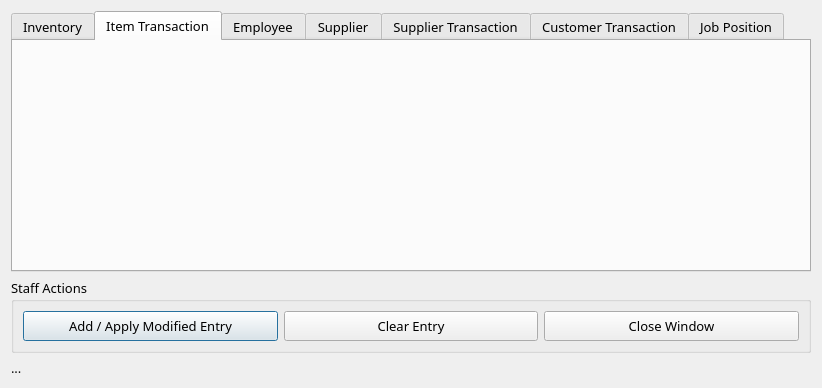
<?xml version="1.0" encoding="UTF-8"?>
<ui version="4.0">
 <class>Route88_DataManipulation_Window</class>
 <widget class="QDialog" name="Route88_DataManipulation_Window">
  <property name="windowModality">
   <enum>Qt::ApplicationModal</enum>
  </property>
  <property name="geometry">
   <rect>
    <x>0</x>
    <y>0</y>
    <width>820</width>
    <height>388</height>
   </rect>
  </property>
  <property name="sizePolicy">
   <sizepolicy hsizetype="Maximum" vsizetype="Maximum">
    <horstretch>0</horstretch>
    <verstretch>0</verstretch>
   </sizepolicy>
  </property>
  <property name="focusPolicy">
   <enum>Qt::NoFocus</enum>
  </property>
  <property name="windowTitle">
   <string>Route88 System | Data Manipulation |</string>
  </property>
  <property name="windowIcon">
   <iconset>
    <normaloff>IcoDisplay/r_88.ico</normaloff>IcoDisplay/r_88.ico</iconset>
  </property>
  <property name="modal">
   <bool>true</bool>
  </property>
  <layout class="QVBoxLayout" name="verticalLayout_5">
   <item>
    <layout class="QVBoxLayout" name="verticalLayout_3">
     <item>
      <widget class="QTabWidget" name="Tab_SelectionSelectives">
       <property name="enabled">
        <bool>true</bool>
       </property>
       <property name="sizePolicy">
        <sizepolicy hsizetype="Maximum" vsizetype="MinimumExpanding">
         <horstretch>0</horstretch>
         <verstretch>0</verstretch>
        </sizepolicy>
       </property>
       <property name="minimumSize">
        <size>
         <width>800</width>
         <height>0</height>
        </size>
       </property>
       <property name="maximumSize">
        <size>
         <width>800</width>
         <height>16777215</height>
        </size>
       </property>
       <property name="font">
        <font>
         <family>Roboto Mono</family>
         <pointsize>10</pointsize>
        </font>
       </property>
       <property name="currentIndex">
        <number>1</number>
       </property>
       <widget class="QWidget" name="InventoryEntryWindow">
        <attribute name="title">
         <string>Inventory</string>
        </attribute>
        <layout class="QVBoxLayout" name="verticalLayout">
         <item>
          <widget class="QGroupBox" name="groupBox">
           <property name="sizePolicy">
            <sizepolicy hsizetype="Preferred" vsizetype="Preferred">
             <horstretch>0</horstretch>
             <verstretch>0</verstretch>
            </sizepolicy>
           </property>
           <property name="font">
            <font>
             <family>Roboto Mono</family>
             <pointsize>10</pointsize>
            </font>
           </property>
           <property name="title">
            <string>Entries To Fill</string>
           </property>
           <property name="checkable">
            <bool>false</bool>
           </property>
           <widget class="QWidget" name="layoutWidget">
            <property name="geometry">
             <rect>
              <x>10</x>
              <y>28</y>
              <width>751</width>
              <height>31</height>
             </rect>
            </property>
            <layout class="QHBoxLayout" name="horizontalLayout_3">
             <property name="spacing">
              <number>15</number>
             </property>
             <item>
              <widget class="QLabel" name="label">
               <property name="sizePolicy">
                <sizepolicy hsizetype="Fixed" vsizetype="Preferred">
                 <horstretch>0</horstretch>
                 <verstretch>0</verstretch>
                </sizepolicy>
               </property>
               <property name="font">
                <font>
                 <family>Roboto Mono</family>
                 <pointsize>10</pointsize>
                </font>
               </property>
               <property name="text">
                <string>Item Code</string>
               </property>
              </widget>
             </item>
             <item>
              <widget class="QLineEdit" name="AddEntry_ItemCode">
               <property name="sizePolicy">
                <sizepolicy hsizetype="Preferred" vsizetype="Ignored">
                 <horstretch>0</horstretch>
                 <verstretch>0</verstretch>
                </sizepolicy>
               </property>
               <property name="font">
                <font>
                 <family>Roboto Mono</family>
                 <pointsize>10</pointsize>
                </font>
               </property>
               <property name="placeholderText">
                <string>Required Value To Fill...</string>
               </property>
               <property name="clearButtonEnabled">
                <bool>true</bool>
               </property>
              </widget>
             </item>
             <item>
              <widget class="QLabel" name="label_2">
               <property name="sizePolicy">
                <sizepolicy hsizetype="Fixed" vsizetype="Preferred">
                 <horstretch>0</horstretch>
                 <verstretch>0</verstretch>
                </sizepolicy>
               </property>
               <property name="font">
                <font>
                 <family>Roboto Mono</family>
                 <pointsize>10</pointsize>
                </font>
               </property>
               <property name="text">
                <string>Supplier Code</string>
               </property>
              </widget>
             </item>
             <item>
              <widget class="QLineEdit" name="AddEntry_SupplierCode">
               <property name="sizePolicy">
                <sizepolicy hsizetype="Preferred" vsizetype="Ignored">
                 <horstretch>0</horstretch>
                 <verstretch>0</verstretch>
                </sizepolicy>
               </property>
               <property name="font">
                <font>
                 <family>Roboto Mono</family>
                 <pointsize>10</pointsize>
                </font>
               </property>
               <property name="placeholderText">
                <string>Required Value To Fill...</string>
               </property>
               <property name="clearButtonEnabled">
                <bool>true</bool>
               </property>
              </widget>
             </item>
            </layout>
           </widget>
           <widget class="QWidget" name="layoutWidget">
            <property name="geometry">
             <rect>
              <x>10</x>
              <y>80</y>
              <width>751</width>
              <height>31</height>
             </rect>
            </property>
            <layout class="QHBoxLayout" name="horizontalLayout_4">
             <property name="spacing">
              <number>15</number>
             </property>
             <property name="sizeConstraint">
              <enum>QLayout::SetMaximumSize</enum>
             </property>
             <item>
              <widget class="QLabel" name="label_3">
               <property name="sizePolicy">
                <sizepolicy hsizetype="Fixed" vsizetype="Preferred">
                 <horstretch>0</horstretch>
                 <verstretch>0</verstretch>
                </sizepolicy>
               </property>
               <property name="font">
                <font>
                 <family>Roboto Mono</family>
                 <pointsize>10</pointsize>
                </font>
               </property>
               <property name="text">
                <string>Item Name</string>
               </property>
              </widget>
             </item>
             <item>
              <widget class="QLineEdit" name="AddEntry_ItemName">
               <property name="sizePolicy">
                <sizepolicy hsizetype="Preferred" vsizetype="Ignored">
                 <horstretch>0</horstretch>
                 <verstretch>0</verstretch>
                </sizepolicy>
               </property>
               <property name="font">
                <font>
                 <family>Roboto Mono</family>
                 <pointsize>10</pointsize>
                </font>
               </property>
               <property name="placeholderText">
                <string>Required Value To Fill...</string>
               </property>
               <property name="clearButtonEnabled">
                <bool>true</bool>
               </property>
              </widget>
             </item>
             <item>
              <widget class="QLabel" name="label_6">
               <property name="sizePolicy">
                <sizepolicy hsizetype="Fixed" vsizetype="Preferred">
                 <horstretch>0</horstretch>
                 <verstretch>0</verstretch>
                </sizepolicy>
               </property>
               <property name="font">
                <font>
                 <family>Roboto Mono</family>
                 <pointsize>10</pointsize>
                </font>
               </property>
               <property name="text">
                <string>Type</string>
               </property>
              </widget>
             </item>
             <item>
              <widget class="QLineEdit" name="AddEntry_ItemType">
               <property name="sizePolicy">
                <sizepolicy hsizetype="Preferred" vsizetype="Ignored">
                 <horstretch>0</horstretch>
                 <verstretch>0</verstretch>
                </sizepolicy>
               </property>
               <property name="font">
                <font>
                 <family>Roboto Mono</family>
                 <pointsize>10</pointsize>
                </font>
               </property>
               <property name="placeholderText">
                <string>Required Value To Fill...</string>
               </property>
               <property name="clearButtonEnabled">
                <bool>true</bool>
               </property>
              </widget>
             </item>
            </layout>
           </widget>
           <widget class="QWidget" name="layoutWidget">
            <property name="geometry">
             <rect>
              <x>10</x>
              <y>130</y>
              <width>751</width>
              <height>31</height>
             </rect>
            </property>
            <layout class="QHBoxLayout" name="horizontalLayout_5">
             <item>
              <widget class="QLabel" name="label_4">
               <property name="sizePolicy">
                <sizepolicy hsizetype="Fixed" vsizetype="Preferred">
                 <horstretch>0</horstretch>
                 <verstretch>0</verstretch>
                </sizepolicy>
               </property>
               <property name="font">
                <font>
                 <family>Roboto Mono</family>
                 <pointsize>10</pointsize>
                </font>
               </property>
               <property name="text">
                <string>Quantity</string>
               </property>
              </widget>
             </item>
             <item>
              <widget class="QSpinBox" name="AddEntry_Quantity">
               <property name="sizePolicy">
                <sizepolicy hsizetype="Preferred" vsizetype="Ignored">
                 <horstretch>0</horstretch>
                 <verstretch>0</verstretch>
                </sizepolicy>
               </property>
               <property name="font">
                <font>
                 <family>Roboto Mono</family>
                 <pointsize>10</pointsize>
                </font>
               </property>
               <property name="wrapping">
                <bool>true</bool>
               </property>
               <property name="buttonSymbols">
                <enum>QAbstractSpinBox::PlusMinus</enum>
               </property>
               <property name="showGroupSeparator" stdset="0">
                <bool>false</bool>
               </property>
              </widget>
             </item>
             <item>
              <widget class="QLabel" name="label_5">
               <property name="sizePolicy">
                <sizepolicy hsizetype="Fixed" vsizetype="Preferred">
                 <horstretch>0</horstretch>
                 <verstretch>0</verstretch>
                </sizepolicy>
               </property>
               <property name="font">
                <font>
                 <family>Roboto Mono</family>
                 <pointsize>10</pointsize>
                </font>
               </property>
               <property name="text">
                <string>Cost</string>
               </property>
              </widget>
             </item>
             <item>
              <widget class="QDoubleSpinBox" name="AddEntry_Cost">
               <property name="sizePolicy">
                <sizepolicy hsizetype="Preferred" vsizetype="Ignored">
                 <horstretch>0</horstretch>
                 <verstretch>0</verstretch>
                </sizepolicy>
               </property>
               <property name="font">
                <font>
                 <family>Roboto Mono</family>
                 <pointsize>10</pointsize>
                </font>
               </property>
               <property name="prefix">
                <string>₱ </string>
               </property>
              </widget>
             </item>
             <item>
              <widget class="QLabel" name="label_7">
               <property name="sizePolicy">
                <sizepolicy hsizetype="Fixed" vsizetype="Preferred">
                 <horstretch>0</horstretch>
                 <verstretch>0</verstretch>
                </sizepolicy>
               </property>
               <property name="font">
                <font>
                 <family>Roboto Mono</family>
                 <pointsize>10</pointsize>
                </font>
               </property>
               <property name="text">
                <string>Expiry Date</string>
               </property>
              </widget>
             </item>
             <item>
              <widget class="QDateTimeEdit" name="AddEntry_DateExpiry">
               <property name="sizePolicy">
                <sizepolicy hsizetype="Preferred" vsizetype="Ignored">
                 <horstretch>0</horstretch>
                 <verstretch>0</verstretch>
                </sizepolicy>
               </property>
               <property name="font">
                <font>
                 <family>Roboto Mono</family>
                 <pointsize>10</pointsize>
                </font>
               </property>
               <property name="calendarPopup">
                <bool>true</bool>
               </property>
              </widget>
             </item>
            </layout>
           </widget>
          </widget>
         </item>
        </layout>
       </widget>
       <widget class="QWidget" name="TransactionEntries">
        <attribute name="title">
         <string>Item Transaction</string>
        </attribute>
       </widget>
       <widget class="QWidget" name="EmployeeEntryWindow">
        <attribute name="title">
         <string>Employee</string>
        </attribute>
        <layout class="QVBoxLayout" name="verticalLayout_4">
         <item>
          <widget class="QGroupBox" name="groupBox_4">
           <property name="sizePolicy">
            <sizepolicy hsizetype="Preferred" vsizetype="Preferred">
             <horstretch>0</horstretch>
             <verstretch>0</verstretch>
            </sizepolicy>
           </property>
           <property name="title">
            <string>Entries To Fill</string>
           </property>
           <layout class="QVBoxLayout" name="verticalLayout_2">
            <item>
             <layout class="QHBoxLayout" name="horizontalLayout_6">
              <property name="spacing">
               <number>15</number>
              </property>
              <item>
               <widget class="QLabel" name="label_8">
                <property name="sizePolicy">
                 <sizepolicy hsizetype="Fixed" vsizetype="Preferred">
                  <horstretch>0</horstretch>
                  <verstretch>0</verstretch>
                 </sizepolicy>
                </property>
                <property name="font">
                 <font>
                  <family>Roboto Mono</family>
                  <pointsize>10</pointsize>
                 </font>
                </property>
                <property name="text">
                 <string>First Name</string>
                </property>
               </widget>
              </item>
              <item>
               <widget class="QLineEdit" name="AddEntry_ItemCode_2">
                <property name="sizePolicy">
                 <sizepolicy hsizetype="Minimum" vsizetype="Ignored">
                  <horstretch>0</horstretch>
                  <verstretch>0</verstretch>
                 </sizepolicy>
                </property>
                <property name="font">
                 <font>
                  <family>Roboto Mono</family>
                  <pointsize>10</pointsize>
                 </font>
                </property>
                <property name="placeholderText">
                 <string>Required To Fill...</string>
                </property>
                <property name="clearButtonEnabled">
                 <bool>true</bool>
                </property>
               </widget>
              </item>
              <item>
               <widget class="QLabel" name="label_9">
                <property name="sizePolicy">
                 <sizepolicy hsizetype="Fixed" vsizetype="Preferred">
                  <horstretch>0</horstretch>
                  <verstretch>0</verstretch>
                 </sizepolicy>
                </property>
                <property name="font">
                 <font>
                  <family>Roboto Mono</family>
                  <pointsize>10</pointsize>
                 </font>
                </property>
                <property name="text">
                 <string>Last Name</string>
                </property>
               </widget>
              </item>
              <item>
               <widget class="QLineEdit" name="AddEntry_SupplierCode_2">
                <property name="sizePolicy">
                 <sizepolicy hsizetype="Minimum" vsizetype="Ignored">
                  <horstretch>0</horstretch>
                  <verstretch>0</verstretch>
                 </sizepolicy>
                </property>
                <property name="font">
                 <font>
                  <family>Roboto Mono</family>
                  <pointsize>10</pointsize>
                 </font>
                </property>
                <property name="placeholderText">
                 <string>Required To Fill...</string>
                </property>
                <property name="clearButtonEnabled">
                 <bool>true</bool>
                </property>
               </widget>
              </item>
             </layout>
            </item>
            <item>
             <layout class="QHBoxLayout" name="horizontalLayout_7">
              <property name="spacing">
               <number>15</number>
              </property>
              <item>
               <widget class="QLabel" name="label_10">
                <property name="sizePolicy">
                 <sizepolicy hsizetype="Fixed" vsizetype="Preferred">
                  <horstretch>0</horstretch>
                  <verstretch>0</verstretch>
                 </sizepolicy>
                </property>
                <property name="font">
                 <font>
                  <family>Roboto Mono</family>
                  <pointsize>10</pointsize>
                 </font>
                </property>
                <property name="text">
                 <string>Position Code</string>
                </property>
               </widget>
              </item>
              <item>
               <widget class="QLineEdit" name="AddEntry_ItemCode_3">
                <property name="sizePolicy">
                 <sizepolicy hsizetype="Minimum" vsizetype="Ignored">
                  <horstretch>0</horstretch>
                  <verstretch>0</verstretch>
                 </sizepolicy>
                </property>
                <property name="font">
                 <font>
                  <family>Roboto Mono</family>
                  <pointsize>10</pointsize>
                 </font>
                </property>
                <property name="placeholderText">
                 <string>Requires Existing Position...</string>
                </property>
                <property name="clearButtonEnabled">
                 <bool>true</bool>
                </property>
               </widget>
              </item>
              <item>
               <widget class="QLabel" name="label_11">
                <property name="sizePolicy">
                 <sizepolicy hsizetype="Fixed" vsizetype="Preferred">
                  <horstretch>0</horstretch>
                  <verstretch>0</verstretch>
                 </sizepolicy>
                </property>
                <property name="font">
                 <font>
                  <family>Roboto Mono</family>
                  <pointsize>10</pointsize>
                 </font>
                </property>
                <property name="text">
                 <string>Date of Birth</string>
                </property>
               </widget>
              </item>
              <item>
               <widget class="QDateEdit" name="dateEdit">
                <property name="sizePolicy">
                 <sizepolicy hsizetype="Maximum" vsizetype="Ignored">
                  <horstretch>0</horstretch>
                  <verstretch>0</verstretch>
                 </sizepolicy>
                </property>
                <property name="calendarPopup">
                 <bool>true</bool>
                </property>
               </widget>
              </item>
             </layout>
            </item>
            <item>
             <layout class="QHBoxLayout" name="horizontalLayout_8">
              <property name="spacing">
               <number>15</number>
              </property>
              <item>
               <widget class="QLabel" name="label_12">
                <property name="sizePolicy">
                 <sizepolicy hsizetype="Fixed" vsizetype="Preferred">
                  <horstretch>0</horstretch>
                  <verstretch>0</verstretch>
                 </sizepolicy>
                </property>
                <property name="font">
                 <font>
                  <family>Roboto Mono</family>
                  <pointsize>10</pointsize>
                 </font>
                </property>
                <property name="text">
                 <string>Address</string>
                </property>
               </widget>
              </item>
              <item>
               <widget class="QLineEdit" name="AddEntry_ItemCode_4">
                <property name="sizePolicy">
                 <sizepolicy hsizetype="Preferred" vsizetype="Ignored">
                  <horstretch>0</horstretch>
                  <verstretch>0</verstretch>
                 </sizepolicy>
                </property>
                <property name="font">
                 <font>
                  <family>Roboto Mono</family>
                  <pointsize>10</pointsize>
                 </font>
                </property>
                <property name="placeholderText">
                 <string>Required Value To Fill...</string>
                </property>
                <property name="clearButtonEnabled">
                 <bool>true</bool>
                </property>
               </widget>
              </item>
             </layout>
            </item>
            <item>
             <layout class="QHBoxLayout" name="horizontalLayout_11">
              <property name="spacing">
               <number>15</number>
              </property>
              <item>
               <widget class="QLabel" name="label_17">
                <property name="sizePolicy">
                 <sizepolicy hsizetype="Fixed" vsizetype="Preferred">
                  <horstretch>0</horstretch>
                  <verstretch>0</verstretch>
                 </sizepolicy>
                </property>
                <property name="font">
                 <font>
                  <family>Roboto Mono</family>
                  <pointsize>10</pointsize>
                 </font>
                </property>
                <property name="text">
                 <string>SSS</string>
                </property>
               </widget>
              </item>
              <item>
               <widget class="QLineEdit" name="AddEntry_ItemCode_6">
                <property name="sizePolicy">
                 <sizepolicy hsizetype="Minimum" vsizetype="Ignored">
                  <horstretch>0</horstretch>
                  <verstretch>0</verstretch>
                 </sizepolicy>
                </property>
                <property name="font">
                 <font>
                  <family>Roboto Mono</family>
                  <pointsize>10</pointsize>
                 </font>
                </property>
                <property name="placeholderText">
                 <string>Required To Fill...</string>
                </property>
                <property name="clearButtonEnabled">
                 <bool>true</bool>
                </property>
               </widget>
              </item>
              <item>
               <widget class="QLabel" name="label_18">
                <property name="sizePolicy">
                 <sizepolicy hsizetype="Fixed" vsizetype="Preferred">
                  <horstretch>0</horstretch>
                  <verstretch>0</verstretch>
                 </sizepolicy>
                </property>
                <property name="font">
                 <font>
                  <family>Roboto Mono</family>
                  <pointsize>10</pointsize>
                 </font>
                </property>
                <property name="text">
                 <string>TIN</string>
                </property>
               </widget>
              </item>
              <item>
               <widget class="QLineEdit" name="AddEntry_SupplierCode_5">
                <property name="sizePolicy">
                 <sizepolicy hsizetype="Minimum" vsizetype="Ignored">
                  <horstretch>0</horstretch>
                  <verstretch>0</verstretch>
                 </sizepolicy>
                </property>
                <property name="font">
                 <font>
                  <family>Roboto Mono</family>
                  <pointsize>10</pointsize>
                 </font>
                </property>
                <property name="placeholderText">
                 <string>Required To Fill...</string>
                </property>
                <property name="clearButtonEnabled">
                 <bool>true</bool>
                </property>
               </widget>
              </item>
             </layout>
            </item>
            <item>
             <layout class="QHBoxLayout" name="horizontalLayout_13">
              <property name="spacing">
               <number>15</number>
              </property>
              <item>
               <widget class="QLabel" name="label_21">
                <property name="sizePolicy">
                 <sizepolicy hsizetype="Fixed" vsizetype="Preferred">
                  <horstretch>0</horstretch>
                  <verstretch>0</verstretch>
                 </sizepolicy>
                </property>
                <property name="font">
                 <font>
                  <family>Roboto Mono</family>
                  <pointsize>10</pointsize>
                 </font>
                </property>
                <property name="text">
                 <string>PhilHealth</string>
                </property>
               </widget>
              </item>
              <item>
               <widget class="QLineEdit" name="AddEntry_ItemCode_8">
                <property name="sizePolicy">
                 <sizepolicy hsizetype="Preferred" vsizetype="Ignored">
                  <horstretch>0</horstretch>
                  <verstretch>0</verstretch>
                 </sizepolicy>
                </property>
                <property name="font">
                 <font>
                  <family>Roboto Mono</family>
                  <pointsize>10</pointsize>
                 </font>
                </property>
                <property name="placeholderText">
                 <string>Required To Fill...</string>
                </property>
                <property name="clearButtonEnabled">
                 <bool>true</bool>
                </property>
               </widget>
              </item>
             </layout>
            </item>
            <item>
             <layout class="QHBoxLayout" name="horizontalLayout_15">
              <property name="spacing">
               <number>15</number>
              </property>
              <item>
               <widget class="QLabel" name="label_22">
                <property name="sizePolicy">
                 <sizepolicy hsizetype="Fixed" vsizetype="Preferred">
                  <horstretch>0</horstretch>
                  <verstretch>0</verstretch>
                 </sizepolicy>
                </property>
                <property name="font">
                 <font>
                  <family>Roboto Mono</family>
                  <pointsize>10</pointsize>
                 </font>
                </property>
                <property name="text">
                 <string>UserName</string>
                </property>
               </widget>
              </item>
              <item>
               <widget class="QLineEdit" name="AddEntry_ItemCode_9">
                <property name="sizePolicy">
                 <sizepolicy hsizetype="Preferred" vsizetype="Ignored">
                  <horstretch>0</horstretch>
                  <verstretch>0</verstretch>
                 </sizepolicy>
                </property>
                <property name="font">
                 <font>
                  <family>Roboto Mono</family>
                  <pointsize>10</pointsize>
                 </font>
                </property>
                <property name="placeholderText">
                 <string>Required To Fill...</string>
                </property>
                <property name="clearButtonEnabled">
                 <bool>true</bool>
                </property>
               </widget>
              </item>
             </layout>
            </item>
            <item>
             <layout class="QHBoxLayout" name="horizontalLayout_16">
              <property name="spacing">
               <number>15</number>
              </property>
              <item>
               <widget class="QLabel" name="label_23">
                <property name="sizePolicy">
                 <sizepolicy hsizetype="Fixed" vsizetype="Preferred">
                  <horstretch>0</horstretch>
                  <verstretch>0</verstretch>
                 </sizepolicy>
                </property>
                <property name="font">
                 <font>
                  <family>Roboto Mono</family>
                  <pointsize>10</pointsize>
                 </font>
                </property>
                <property name="text">
                 <string>Password</string>
                </property>
               </widget>
              </item>
              <item>
               <widget class="QLineEdit" name="AddEntry_ItemCode_10">
                <property name="sizePolicy">
                 <sizepolicy hsizetype="Minimum" vsizetype="Ignored">
                  <horstretch>0</horstretch>
                  <verstretch>0</verstretch>
                 </sizepolicy>
                </property>
                <property name="font">
                 <font>
                  <family>Roboto Mono</family>
                  <pointsize>10</pointsize>
                 </font>
                </property>
                <property name="echoMode">
                 <enum>QLineEdit::Password</enum>
                </property>
                <property name="placeholderText">
                 <string>Required To Fill...</string>
                </property>
                <property name="clearButtonEnabled">
                 <bool>true</bool>
                </property>
               </widget>
              </item>
              <item>
               <layout class="QHBoxLayout" name="horizontalLayout_17">
                <property name="spacing">
                 <number>15</number>
                </property>
                <item>
                 <widget class="QLabel" name="label_24">
                  <property name="sizePolicy">
                   <sizepolicy hsizetype="Fixed" vsizetype="Preferred">
                    <horstretch>0</horstretch>
                    <verstretch>0</verstretch>
                   </sizepolicy>
                  </property>
                  <property name="font">
                   <font>
                    <family>Roboto Mono</family>
                    <pointsize>10</pointsize>
                   </font>
                  </property>
                  <property name="text">
                   <string>Confirm Password</string>
                  </property>
                 </widget>
                </item>
                <item>
                 <widget class="QLineEdit" name="AddEntry_ItemCode_11">
                  <property name="sizePolicy">
                   <sizepolicy hsizetype="Minimum" vsizetype="Ignored">
                    <horstretch>0</horstretch>
                    <verstretch>0</verstretch>
                   </sizepolicy>
                  </property>
                  <property name="font">
                   <font>
                    <family>Roboto Mono</family>
                    <pointsize>10</pointsize>
                   </font>
                  </property>
                  <property name="echoMode">
                   <enum>QLineEdit::Password</enum>
                  </property>
                  <property name="placeholderText">
                   <string>Required To Fill...</string>
                  </property>
                  <property name="clearButtonEnabled">
                   <bool>true</bool>
                  </property>
                 </widget>
                </item>
               </layout>
              </item>
             </layout>
            </item>
           </layout>
          </widget>
         </item>
        </layout>
       </widget>
       <widget class="QWidget" name="SupplierEntryWindow">
        <attribute name="title">
         <string>Supplier</string>
        </attribute>
       </widget>
       <widget class="QWidget" name="tab">
        <attribute name="title">
         <string>Supplier Transaction</string>
        </attribute>
       </widget>
       <widget class="QWidget" name="TransactionEntryWindow">
        <attribute name="title">
         <string>Customer Transaction</string>
        </attribute>
       </widget>
       <widget class="QWidget" name="PositionEntryTable">
        <attribute name="title">
         <string>Job Position</string>
        </attribute>
        <widget class="QWidget" name="horizontalLayoutWidget_7">
         <property name="geometry">
          <rect>
           <x>10</x>
           <y>20</y>
           <width>761</width>
           <height>31</height>
          </rect>
         </property>
         <layout class="QHBoxLayout" name="horizontalLayout_9">
          <property name="spacing">
           <number>15</number>
          </property>
          <item>
           <widget class="QLabel" name="label_14">
            <property name="sizePolicy">
             <sizepolicy hsizetype="Fixed" vsizetype="Preferred">
              <horstretch>0</horstretch>
              <verstretch>0</verstretch>
             </sizepolicy>
            </property>
            <property name="font">
             <font>
              <family>Roboto Mono</family>
              <pointsize>10</pointsize>
             </font>
            </property>
            <property name="text">
             <string>Position Code</string>
            </property>
           </widget>
          </item>
          <item>
           <widget class="QLineEdit" name="AddEntry_PositionCode">
            <property name="sizePolicy">
             <sizepolicy hsizetype="Preferred" vsizetype="Ignored">
              <horstretch>0</horstretch>
              <verstretch>0</verstretch>
             </sizepolicy>
            </property>
            <property name="font">
             <font>
              <family>Roboto Mono</family>
              <pointsize>10</pointsize>
             </font>
            </property>
            <property name="placeholderText">
             <string>Required Value To Fill.</string>
            </property>
            <property name="clearButtonEnabled">
             <bool>true</bool>
            </property>
           </widget>
          </item>
          <item>
           <widget class="QLabel" name="label_15">
            <property name="sizePolicy">
             <sizepolicy hsizetype="Fixed" vsizetype="Preferred">
              <horstretch>0</horstretch>
              <verstretch>0</verstretch>
             </sizepolicy>
            </property>
            <property name="font">
             <font>
              <family>Roboto Mono</family>
              <pointsize>10</pointsize>
             </font>
            </property>
            <property name="text">
             <string>Position Name</string>
            </property>
           </widget>
          </item>
          <item>
           <widget class="QLineEdit" name="AddEntry_PositionName">
            <property name="sizePolicy">
             <sizepolicy hsizetype="Preferred" vsizetype="Ignored">
              <horstretch>0</horstretch>
              <verstretch>0</verstretch>
             </sizepolicy>
            </property>
            <property name="font">
             <font>
              <family>Roboto Mono</family>
              <pointsize>10</pointsize>
             </font>
            </property>
            <property name="placeholderText">
             <string>Required Value To Fill...</string>
            </property>
            <property name="clearButtonEnabled">
             <bool>true</bool>
            </property>
           </widget>
          </item>
         </layout>
        </widget>
       </widget>
      </widget>
     </item>
    </layout>
   </item>
   <item>
    <widget class="QGroupBox" name="groupBox_2">
     <property name="sizePolicy">
      <sizepolicy hsizetype="Preferred" vsizetype="Fixed">
       <horstretch>0</horstretch>
       <verstretch>0</verstretch>
      </sizepolicy>
     </property>
     <property name="font">
      <font>
       <family>Roboto Mono</family>
       <pointsize>10</pointsize>
      </font>
     </property>
     <property name="title">
      <string>Staff Actions</string>
     </property>
     <layout class="QHBoxLayout" name="horizontalLayout">
      <item>
       <widget class="QPushButton" name="Modifier_AddEntry">
        <property name="sizePolicy">
         <sizepolicy hsizetype="Minimum" vsizetype="Maximum">
          <horstretch>0</horstretch>
          <verstretch>0</verstretch>
         </sizepolicy>
        </property>
        <property name="minimumSize">
         <size>
          <width>0</width>
          <height>30</height>
         </size>
        </property>
        <property name="font">
         <font>
          <family>Roboto Mono</family>
          <pointsize>10</pointsize>
         </font>
        </property>
        <property name="text">
         <string>Add / Apply Modified Entry</string>
        </property>
       </widget>
      </item>
      <item>
       <widget class="QPushButton" name="Modifier_ClearEntry">
        <property name="sizePolicy">
         <sizepolicy hsizetype="Minimum" vsizetype="Maximum">
          <horstretch>0</horstretch>
          <verstretch>0</verstretch>
         </sizepolicy>
        </property>
        <property name="minimumSize">
         <size>
          <width>0</width>
          <height>30</height>
         </size>
        </property>
        <property name="font">
         <font>
          <family>Roboto Mono</family>
          <pointsize>10</pointsize>
         </font>
        </property>
        <property name="text">
         <string>Clear Entry</string>
        </property>
       </widget>
      </item>
      <item>
       <widget class="QPushButton" name="Modifier_CloseWindow">
        <property name="sizePolicy">
         <sizepolicy hsizetype="Minimum" vsizetype="Maximum">
          <horstretch>0</horstretch>
          <verstretch>0</verstretch>
         </sizepolicy>
        </property>
        <property name="minimumSize">
         <size>
          <width>0</width>
          <height>30</height>
         </size>
        </property>
        <property name="font">
         <font>
          <family>Roboto Mono</family>
          <pointsize>10</pointsize>
         </font>
        </property>
        <property name="text">
         <string>Close Window</string>
        </property>
       </widget>
      </item>
     </layout>
    </widget>
   </item>
   <item>
    <widget class="QLabel" name="Modifier_StatusLabel">
     <property name="font">
      <font>
       <family>Roboto Mono</family>
       <pointsize>10</pointsize>
      </font>
     </property>
     <property name="text">
      <string>...</string>
     </property>
    </widget>
   </item>
  </layout>
 </widget>
 <resources/>
 <connections/>
</ui>
